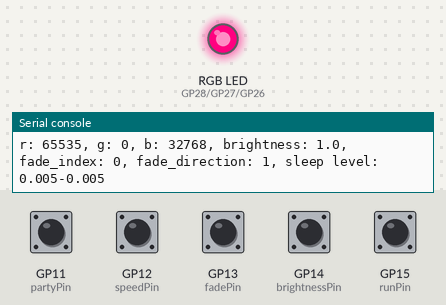
A program run on a simulated Raspberry Pi Pico running MicroPython. Shown: an RGB LED mixed from three pins (HIGH = lit), the last lines printed to the serial console. The inputs (shaded band) are chosen by the test bench; at power-on: GP11 (partyPin), GP12 (speedPin), GP13 (fadePin), GP14 (brightnessPin), GP15 (runPin) HIGH. Dim RGB values are drawn brighter than linear; the stepper is drawn at 200 steps a turn; the clock reads 2024-03-15 10:24:30 at power-on unless the program sets it.

Above: at 4.2 s.
4.3 s: GP15 (runPin) pulled LOW for 0.15 s
At 4.7 s:
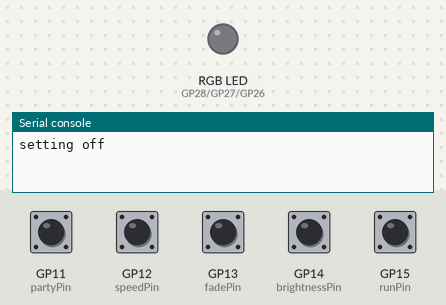
5.9 s: GP15 (runPin) pulled LOW for 1 s
At 7.05 s:
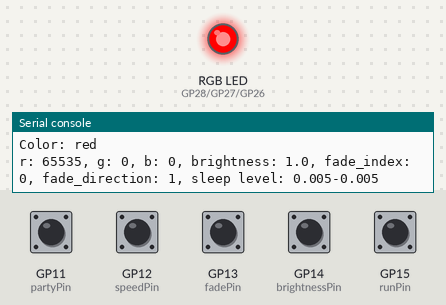
At 8.56 s:
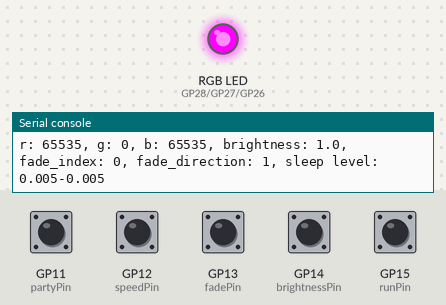
9.3 s: GP14 (brightnessPin) pulled LOW for 0.15 s
At 9.47 s:
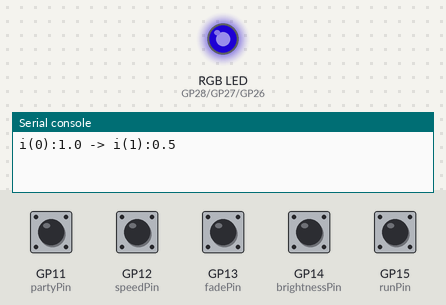
12.3 s: GP11 (partyPin) pulled LOW for 0.15 s
15.4 s: GP12 (speedPin) pulled LOW for 0.15 s
18.5 s: GP14 (brightnessPin) pulled LOW for 1 s
Timing chart, 0 to 33.6 s (numbered marks = the images above; inputs shaded):
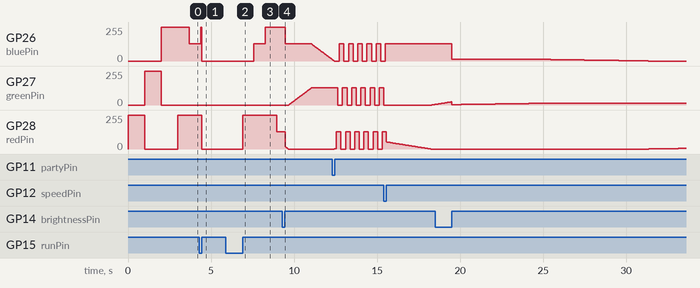

Measured:
- after the input at 4.3 s, GP27 (greenPin): stays 0/255 (without the input it goes to 24/255 after 1.6 s)
- after the input at 5.9 s, GP26 (bluePin): 0/255 → 128/255 after 1.7 s, → 255/255 0.69 s later; GP28 (redPin): 0/255 → 255/255 after 1.0 s, → 128/255 2.1 s later

The program:

main.py
```python
from machine import Pin, PWM, disable_irq, enable_irq
from time import sleep, time
from collections import OrderedDict


global IS_RUNNING, red, green, blue, brightness_amount, brightness_index

IS_RUNNING = True
IS_FADE = False

# debounce stuff
global last_button_press_s
last_button_press_s = 0

def is_bounce_press():
    global last_button_press_s
    if time() == last_button_press_s: return True
    else: last_button_press_s = time()
    return False


# brightness
brightness_index = 0
brightness_levels = [1.0, 0.5, 0.05, 0.005]
brightness_amount = brightness_levels[brightness_index]

global fade_index, fade_direction, colors_per_fade_count, fade_levels, colors_per_fade_step
fade_index = 0
fade_direction = 1
colors_per_fade_count = 0
#fade_levels = [1.0, 0.9, 0.8, 0.7, 0.6, 0.5, 0.4, 0.3, 0.2, 0.1, 0.0]
fade_levels = [x*0.005 for x in range(0, 201)]
fade_levels.reverse()
colors_per_fade_step = 10 * 6 # 3 calls for the main color, 3 calls for each intermediate step

def fade(color_value):
    if not IS_FADE:
        return color_value

    global fade_index, fade_levels, fade_direction, colors_per_fade_count, colors_per_fade_step
    #print("Fade Levels: {}".format(fade_levels))

    colors_per_fade_count += 1
    colors_per_fade_count = colors_per_fade_count % colors_per_fade_step
    if (colors_per_fade_count == 0):
        fade_index += fade_direction
        if (fade_index == len(fade_levels)-1 or fade_index == 0):
            fade_direction = -1 * fade_direction
    return int(color_value * fade_levels[fade_index])


print("start")

color_wheel = OrderedDict({
    "red":          [256, 0, 0],
    "rose":         [256, 0, 128],
    "magenta":      [256, 0, 256],
    "violet":       [128, 0, 256],
    "blue":         [0,   0, 256],
    "azure":        [0, 128, 256],
    "cyan":         [0, 256, 256],
    "spring green": [0, 256, 128],
    "green":        [0, 256, 0],
    "chartreuse":   [128, 256, 0],
    "yellow":       [256, 256, 0],
    "orange":       [256, 128, 0]
})
color_interm = OrderedDict({
    1: [0,0,1],
    2: [0,0,1],
    3: [-1,0,0],
    4: [-1,0,0],
    5: [0,1,0],
    6: [0,1,0],
    7: [0,0,-1],
    8: [0,0,-1],
    9: [1,0,0],
    10: [1,0,0],
    11: [0,-1,0],
    12: [0,-1,0]

})


def on_sleep_off(pin, label):
    print(label)
    pin.on()
    sleep(1)
    pin.off()

def toggle_display(pin):
    global IS_RUNNING, red, green, blue

    if is_bounce_press(): return # if its a jiggle of button press dont do anything

    IS_RUNNING = not IS_RUNNING
    if (IS_RUNNING):
        print("setting on")
    else:
        print("setting off")
        for pin in [red, green, blue]:
            pin.duty_u16(0)


def change_brightness(pin):
    global brightness_amount, brightness_index, last_button_press_s

    if is_bounce_press(): return # if its a jiggle of button press dont do anything

    origValue = brightness_index
    brightness_index+=1
    brightness_index=brightness_index % len(brightness_levels)
    brightness_amount=brightness_levels[brightness_index]
    print("i({}):{} -> i({}):{}".format(
        origValue,
        brightness_levels[origValue],
        brightness_index,
        brightness_levels[brightness_index]))


def toggle_fade(pin):
    global IS_FADE

    if is_bounce_press(): return # if its a jiggle of button press dont do anything


    IS_FADE = not IS_FADE

global speed_index, speed_levels, sleep_main_color, sleep_interim_color
speed_index = 0
speed_levels=[0.005, 0.025, 0.05] #daymode, sleepmode
speed_party=0.00001

def toggle_sleep_levels(pin):
    global speed_index, speed_levels, sleep_main_color, sleep_interim_color

    if is_bounce_press(): return # if its a jiggle of button press dont do anything

    speed_index += 1
    speed_index = speed_index % len(speed_levels)
    sleep_main_color = speed_levels[speed_index]
    sleep_interim_color = speed_levels[speed_index]

sleep_main_color=speed_levels[speed_index]
sleep_interim_color=speed_levels[speed_index]

global party_mode
party_mode = False

def toggle_party_mode(pin):
    global party_mode, sleep_main_color, sleep_interim_color, speed_levels, speed_index

    if is_bounce_press(): return # if its a jiggle of button press dont do anything

    party_mode = not party_mode
    if party_mode:
        sleep_main_color = speed_party
        sleep_interim_color = speed_party
    else:
        sleep_main_color = speed_levels[speed_index]
        sleep_interim_color = speed_levels[speed_index]

print("pin init")
runPin = Pin(15, Pin.IN, Pin.PULL_UP)
runPin.irq(trigger=Pin.IRQ_RISING, handler=toggle_display)
brightnessPin = Pin(14, Pin.IN, Pin.PULL_UP)
brightnessPin.irq(trigger=Pin.IRQ_RISING, handler=change_brightness)
fadePin = Pin(13, Pin.IN, Pin.PULL_UP)
fadePin.irq(trigger=Pin.IRQ_RISING, handler=toggle_fade)
speedPin = Pin(12, Pin.IN, Pin.PULL_UP)
speedPin.irq(trigger=Pin.IRQ_RISING, handler=toggle_sleep_levels)
partyPin = Pin(11, Pin.IN, Pin.PULL_UP)
partyPin.irq(trigger=Pin.IRQ_RISING, handler=toggle_party_mode)
redPin = Pin(28, mode=Pin.OUT)
greenPin = Pin(27, mode=Pin.OUT)
bluePin = Pin(26, mode=Pin.OUT)
print("off")
for pin in [redPin, greenPin, bluePin]:
    pin.off()

print("on")
on_sleep_off(redPin, "red")
on_sleep_off(greenPin, "green")
on_sleep_off(bluePin, "blue")

#sleep(sleepTime)
red = PWM(redPin)
green = PWM(greenPin)
blue = PWM(bluePin)

red.freq(1000)
green.freq(1000)
blue.freq(1000)
maxDuty = 65535

def brightness(amount):
    return int(amount * brightness_amount)

while True:
    while IS_RUNNING:
        interim_index = 1
        for color in color_wheel:
            if not IS_RUNNING:
                break
            if not party_mode: print("Color: {}".format(color))
            red.duty_u16(fade(brightness(color_wheel[color][0] * 256)))
            green.duty_u16(fade(brightness(color_wheel[color][1] * 256)))
            blue.duty_u16(fade(brightness(color_wheel[color][2] * 256)))
            if not party_mode:
                print("r: {}, g: {}, b: {}, brightness: {}, fade_index: {}, fade_direction: {}, sleep level: {}-{}".
                    format(
                        red.duty_u16(),
                        green.duty_u16(),
                        blue.duty_u16(),
                        brightness_amount,
                        fade_index,
                        fade_direction,
                        sleep_main_color,
                        sleep_interim_color))
            sleep(sleep_main_color)

            temp_red = color_wheel[color][0] * 256
            temp_green = color_wheel[color][1] * 256
            temp_blue = color_wheel[color][2] * 256
            for x in range(128):
                if not IS_RUNNING:
                    break
                temp_red += color_interm[interim_index][0]  * 256
                temp_green += color_interm[interim_index][1]  * 256
                temp_blue += color_interm[interim_index][2]  * 256
                red.duty_u16(fade(brightness(temp_red)))
                green.duty_u16(fade(brightness(temp_green)))
                blue.duty_u16(fade(brightness(temp_blue)))
                #print("r: {}, g: {}, b: {}, power: {}".
                #    format(red.duty_u16(), green.duty_u16(), blue.duty_u16(), runPin.value()))
                sleep(sleep_interim_color)
            interim_index+=1
```
